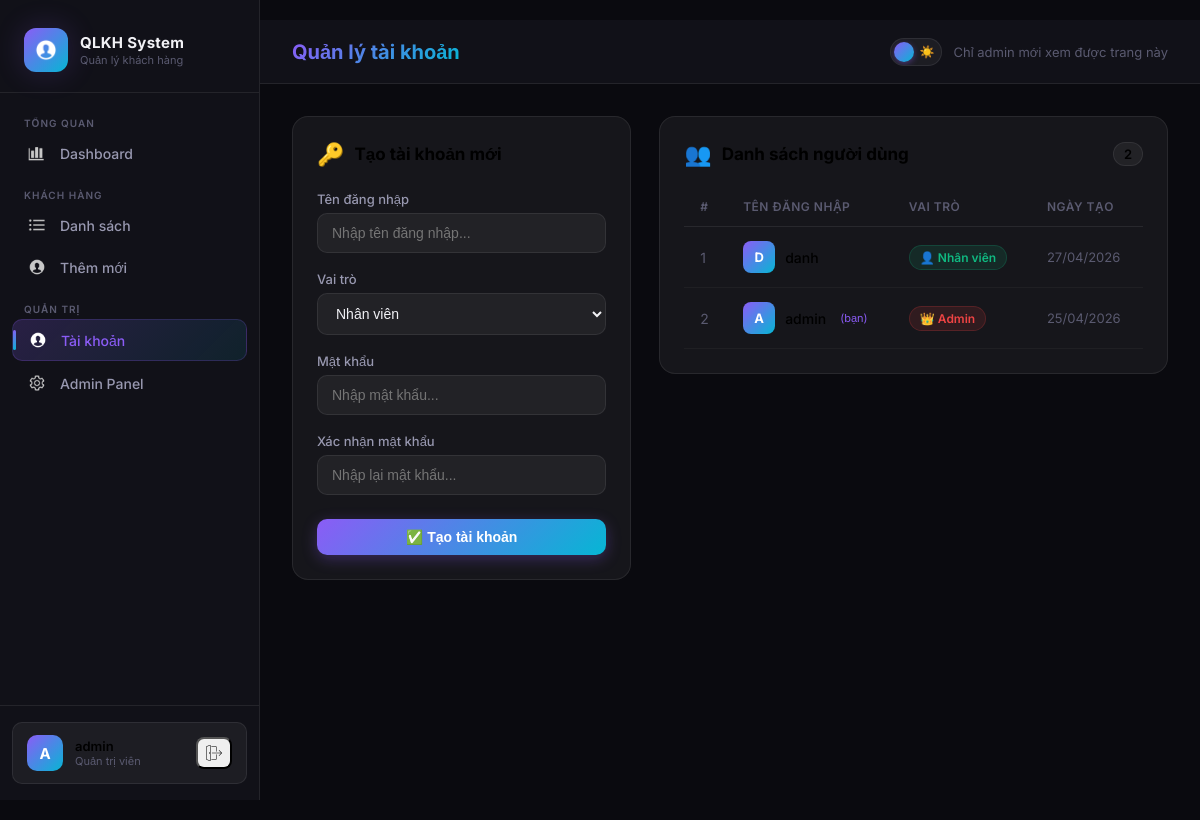
Screenshot of /accounts/register/ (signed in) with the database file from the repository.
### accounts/models.py (models this page shows, shortened)
class User(AbstractUser):
    ROLE_CHOICES = [
        ('admin', 'Quản trị viên'),
        ('user', 'Nhân viên'),
    ]
    role = models.CharField(max_length=20, choices=ROLE_CHOICES, default='user', verbose_name='Vai trò')
    class Meta:
        verbose_name = 'Người dùng'
        verbose_name_plural = 'Người dùng'
    def is_admin_user(self):
        return self.role == 'admin'

### accounts/views.py (the view)
# urls.py: path('register/', views.register_view, name='register'),
@login_required
def register_view(request):
    if not request.user.is_admin_user():
        messages.error(request, 'Chỉ quản trị viên mới có thể tạo tài khoản mới.')
        return redirect('customers:dashboard')
    if request.method == 'POST':
        form = RegisterForm(request.POST)
        if form.is_valid():
            target_role = form.cleaned_data.get('role')
            if target_role == 'admin' and not request.user.is_admin_user():
                messages.error(request, 'Chỉ admin mới được tạo tài khoản admin.')
                return render(request, 'accounts/register.html', {'form': form})
            user = form.save()
            messages.success(request, f'Tạo tài khoản "{user.username}" ({user.get_role_display()}) thành công!')
            return redirect('accounts:register')
        else:
            for field, errors in form.errors.items():
                for error in errors:
                    messages.error(request, f'{error}')
    else:
        form = RegisterForm()
    users = User.objects.all().order_by('-date_joined')
    return render(request, 'accounts/register.html', {'form': form, 'users': users})

### accounts/forms.py (shortened to what this page needs)
class RegisterForm(forms.ModelForm):
    ROLE_CHOICES = [
        ('user', 'Nhân viên'),
        ('admin', 'Quản trị viên'),
    ]
    password = forms.CharField(
        label='Mật khẩu',
        min_length=3,
        widget=forms.PasswordInput(attrs={
            'class': 'form-control',
            'placeholder': 'Nhập mật khẩu...',
            'id': 'id_reg_password',
        })
    )
    password2 = forms.CharField(
        label='Xác nhận mật khẩu',
        widget=forms.PasswordInput(attrs={
            'class': 'form-control',
            'placeholder': 'Nhập lại mật khẩu...',
            'id': 'id_reg_password2',
        })
    )
    role = forms.ChoiceField(
        label='Vai trò',
        choices=ROLE_CHOICES,
        widget=forms.Select(attrs={'class': 'form-control', 'id': 'id_reg_role'})
    )
    class Meta:
        model = User
        fields = ['username', 'role']
        widgets = {
            'username': forms.TextInput(attrs={
                'class': 'form-control',
                'placeholder': 'Nhập tên đăng nhập...',
                'id': 'id_reg_username',
            }),
        }
        labels = {
            'username': 'Tên đăng nhập',
        }

### templates/accounts/register.html (shortened to what this page needs)
{% extends 'base.html' %}
{% block page_title %}Quản lý tài khoản{% endblock %}
{% block topbar_actions %}
  <span style="font-size:13px;color:var(--text-muted)">Chỉ admin mới xem được trang này</span>
{% endblock %}
{% block content %}
<div style="display:grid;grid-template-columns:1fr 1.5fr;gap:28px;align-items:start">
  <div class="card">
    <h2 style="font-size:17px;font-weight:700;margin-bottom:24px;display:flex;align-items:center;gap:10px">
      <span style="font-size:22px">🔑</span> Tạo tài khoản mới
    </h2>
    <form method="post">
      <div class="form-group" style="margin-bottom:18px">
        <label>{{ form.username.label }}</label>{{ form.username }}
      </div>
      <div class="form-group" style="margin-bottom:18px">
        <label>{{ form.role.label }}</label>{{ form.role }}
      </div>
      <div class="form-group" style="margin-bottom:18px">
        <label>{{ form.password.label }}</label>{{ form.password }}
      </div>
      <div class="form-group" style="margin-bottom:24px">
        <label>{{ form.password2.label }}</label>{{ form.password2 }}
      </div>
      <button type="submit" class="btn btn-primary" style="width:100%;justify-content:center">
        ✅ Tạo tài khoản
      </button>
    </form>
  </div>
  <div class="card">
    <h2 style="font-size:17px;font-weight:700;margin-bottom:20px;display:flex;align-items:center;gap:10px">
      <span style="font-size:22px">👥</span> Danh sách người dùng
      <span style="margin-left:auto;background:var(--bg-card);border:1px solid var(--border);padding:3px 10px;border-radius:20px;font-size:13px;font-weight:600">{{ users|length }}</span>
    </h2>
    <div class="table-wrapper">
      <table>
        <thead>
          <tr>
            <th>#</th><th>Tên đăng nhập</th><th>Vai trò</th><th>Ngày tạo</th>
          </tr>
        </thead>
        <tbody>
          {% for u in users %}
          <tr>
            <td style="color:var(--text-muted)">{{ forloop.counter }}</td>
            <td>
              <div style="display:flex;align-items:center;gap:10px">
                <div style="width:32px;height:32px;border-radius:8px;background:var(--grad-1);display:flex;align-items:center;justify-content:center;font-size:13px;font-weight:700;color:#fff;flex-shrink:0">
                  {{ u.username|first|upper }}
                </div>
                <span style="font-weight:500">{{ u.username }}</span>
                {% if u == request.user %}<span style="font-size:11px;color:var(--accent);margin-left:4px">(bạn)</span>{% endif %}
              </div>
            </td>
            <td>
              {% if u.role == 'admin' %}
                <span class="badge badge-admin">👑 Admin</span>
              {% else %}
                <span class="badge badge-user">👤 Nhân viên</span>
              {% endif %}
            </td>
            <td style="color:var(--text-muted);font-size:13px">{{ u.date_joined|date:"d/m/Y" }}</td>
          </tr>
          {% empty %}
          <tr><td colspan="4" style="text-align:center;color:var(--text-muted);padding:30px">Chưa có tài khoản</td></tr>
          {% endfor %}
        </tbody>
      </table>
    </div>
  </div>
</div>
{% endblock %}

### templates/base.html (shortened to what this page needs)
﻿<!DOCTYPE html>
<html lang="vi" data-theme="dark">
<head>
{% load static %}
<link rel="stylesheet" href="{% static 'css/style.css' %}">
</head>
<body>
{% if user.is_authenticated %}
<div class="app-layout">
  <aside class="sidebar" id="sidebar">
    <div class="sidebar-brand">
      <a href="{% url 'customers:dashboard' %}" class="brand-logo">
        <div class="brand-icon"><img src="{% static 'images/icons/inventory/person_icon.png' %}" alt="QLKH"></div>
        <div class="brand-text">
          <span class="brand-name">QLKH System</span>
          <span class="brand-sub">Quản lý khách hàng</span>
        </div>
      </a>
    </div>
    <nav class="sidebar-nav">
      <div class="nav-section">
        <div class="nav-label">Tổng quan</div>
        <a href="{% url 'customers:dashboard' %}" class="nav-item {% if request.resolver_match.url_name == 'dashboard' %}active{% endif %}">
          <span class="icon"><img src="{% static 'images/icons/inventory/analytics_icon.png' %}" alt=""></span> Dashboard
        </a>
      </div>
      <div class="nav-section">
        <div class="nav-label">Khách hàng</div>
        <a href="{% url 'customers:list' %}" class="nav-item {% if request.resolver_match.url_name == 'list' %}active{% endif %}">
          <span class="icon"><img src="{% static 'images/icons/inventory/list_icon.png' %}" alt=""></span> Danh sách
        </a>
        <a href="{% url 'customers:add' %}" class="nav-item {% if request.resolver_match.url_name == 'add' %}active{% endif %}">
          <span class="icon"><img src="{% static 'images/icons/inventory/person_icon.png' %}" alt=""></span> Thêm mới
        </a>
      </div>
      {% if user.is_admin_user %}
      <div class="nav-section">
        <div class="nav-label">Quản trị</div>
        <a href="{% url 'accounts:register' %}" class="nav-item {% if request.resolver_match.url_name == 'register' %}active{% endif %}">
          <span class="icon"><img src="{% static 'images/icons/inventory/person_icon.png' %}" alt=""></span> Tài khoản
        </a>
        <a href="{% url 'admin:index' %}" class="nav-item" target="_blank">
          <span class="icon"><img src="{% static 'images/icons/inventory/settings_icon.png' %}" alt=""></span> Admin Panel
        </a>
      </div>
      {% endif %}
    </nav>
    <div class="sidebar-footer">
      <div class="user-card">
        <div class="user-avatar">{{ user.username|first|upper }}</div>
        <div class="user-info">
          <div class="user-name">{{ user.username }}</div>
          <div class="user-role">{{ user.get_role_display }}</div>
        </div>
        <form method="post" action="{% url 'accounts:logout' %}" style="margin:0">
          <button type="submit" class="user-logout" title="Đăng xuất">
            <img src="{% static 'images/icons/inventory/returns_icon.png' %}" alt="Đăng xuất" class="inline-icon">
          </button>
        </form>
      </div>
    </div>
  </aside>
  <main class="main-content">
    <header class="topbar">
      <div style="display:flex;align-items:center;gap:16px">
        <h1 class="page-title"><span>{% block page_title %}Dashboard{% endblock %}</span></h1>
      </div>
      <div class="topbar-actions">
        <button id="theme-toggle" title="Chuyển đổi giao diện" aria-label="Toggle theme">
          <span class="theme-track">
            <span>🌙</span>
            <span>☀️</span>
          </span>
          <span class="theme-thumb"></span>
        </button>
        {% block topbar_actions %}{% endblock %}
      </div>
    </header>
    <div class="page-content">{% block content %}{% endblock %}</div>
  </main>
</div>
{% endif %}
</body>
</html>

### rows the page displays
User: username|first "A", username "admin", role "Quản trị viên", shows "(bạn)", shows "👑 Admin", date_joined "25/04/2026"
User: username|first "D", username "danh", role "👤 Nhân viên", date_joined "27/04/2026"

### other values shown
{{ users|length }} "2"
